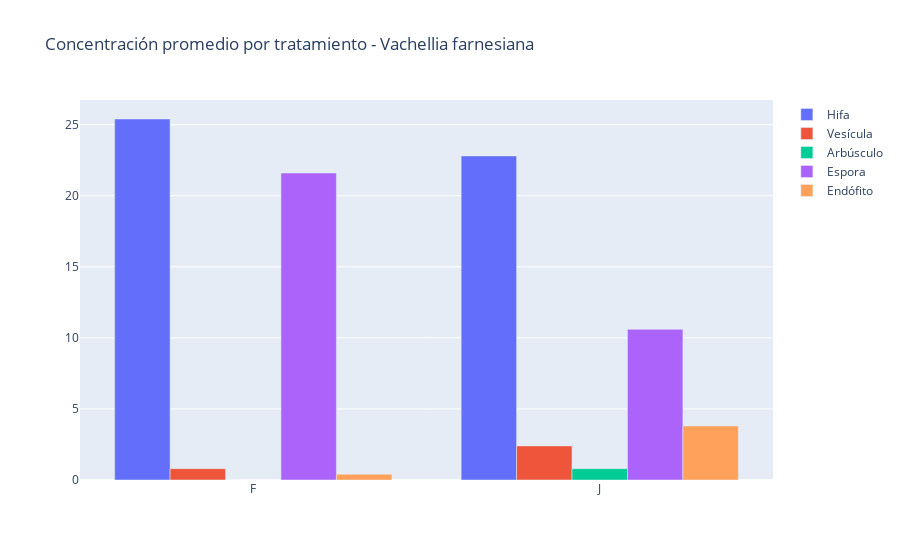

This figure's notebook cell:
### Code cell
tratamiento1 = df_mico_grouped1["Sitio"].unique()

fig = go.Figure(data=[
    go.Bar(name='Hifa', x=tratamiento1, y=df_mico_grouped[(df_mico_grouped["Especie"] == 'Vachellia farnesiana')]["Hifa"]),    
    go.Bar(name='Vesícula', x=tratamiento1, y=df_mico_grouped[(df_mico_grouped["Especie"] == 'Vachellia farnesiana')]["Vesícula"]),
    go.Bar(name='Arbúsculo', x=tratamiento1, y=df_mico_grouped[(df_mico_grouped["Especie"] == 'Vachellia farnesiana')]["Arbúsculo"]),
    go.Bar(name='Espora', x=tratamiento1, y=df_mico_grouped[(df_mico_grouped["Especie"] == 'Vachellia farnesiana')]["Espora"]),
    go.Bar(name='Endófito', x=tratamiento1, y=df_mico_grouped[(df_mico_grouped["Especie"] == 'Vachellia farnesiana')]["Endófito"]),
])
# Change the bar mode
fig.update_layout(barmode='group', title='Concentración promedio por tratamiento - Vachellia farnesiana')
fig.show()

### Figure 1 — Plotly figure (JSON) as saved in the notebook; plotly's stock layout.template omitted (floating-point values rounded to 4 significant figures)
{"data": [{"name": "Hifa", "type": "bar", "x": ["F", "J"], "y": [25.4, 22.8]}, {"name": "Vesícula", "type": "bar", "x": ["F", "J"], "y": [0.8, 2.4]}, {"name": "Arbúsculo", "type": "bar", "x": ["F", "J"], "y": [0, 0.8]}, {"name": "Espora", "type": "bar", "x": ["F", "J"], "y": [21.6, 10.6]}, {"name": "Endófito", "type": "bar", "x": ["F", "J"], "y": [0.4, 3.8]}], "layout": {"barmode": "group", "title": {"text": "Concentración promedio por tratamiento - Vachellia farnesiana"}}}
